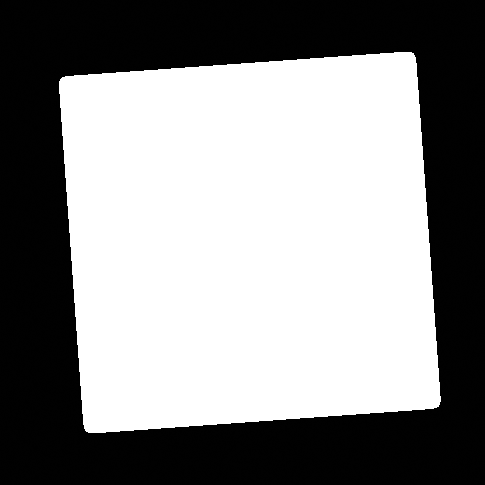
#> input picture images_depth/000000_rgb.png, 485 x 485 px; its folder holds 4 pictures in this run
$ python process_depth.py
#> lines starting #> are read from the running program, lines starting #| are printed output that depends on the picture
import cv2
import numpy as np
import os
import numpy as np
import argparse

def process_depth(image_filename, directory):
    ''' Produces a mask of a depth image by thresholding '''
#> called with image_filename = '000000_rgb.png', directory = 'images_depth'
    img = cv2.imread('./%s/%s'%(directory, image_filename)).copy()
#> img is the input picture: shape (485, 485, 3); min 0, max 255, mean 139.4
    mask = cv2.imread('./%s/%s'%('image_masks', image_filename.replace('rgb', 'visible_mask'))).copy()
    inverted = 255 - img
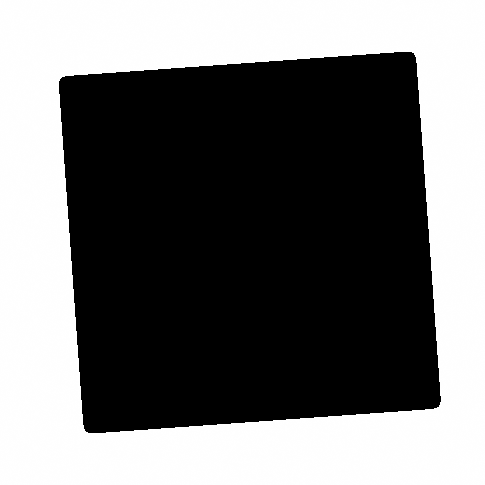
#> inverted: shape (485, 485, 3); min 0, max 255, mean 115.6

    # Uncomment for darkening
    #darkened = np.double(inverted) - np.random.randint(40, 90)
    #darkened[np.where((darkened < 0))] = 0
    #darkened = np.uint8(darkened)
    #inverted = darkened

    cv2.imshow("img", inverted)
    cv2.waitKey(0)
    #mask_filename = image_filename.replace('visible_mask', 'mask')
    #cv2.imwrite('image_masks/{}'.format(mask_filename), mask)

if __name__ == '__main__':
    parser = argparse.ArgumentParser()
    parser.add_argument('-d', '--dir', type=str, default='images_depth')
    args = parser.parse_args()
    for filename in os.listdir('./{}'.format(args.dir)):
    	print("Masking %s" % filename)
    	process_depth(filename, args.dir)
#> pass 2 of the loop `for filename in os.listdir('./{}'.format(args.dir)):`:
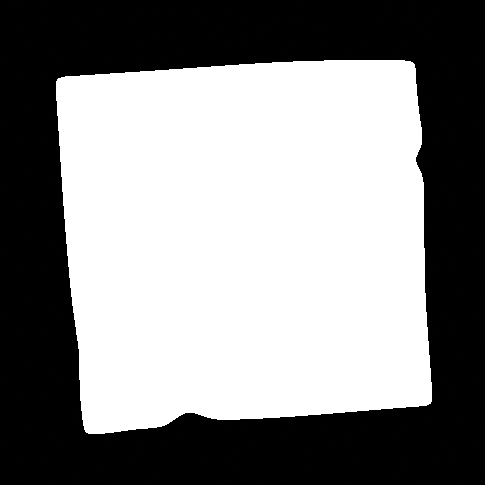
#> input picture images_depth/000001_rgb.png, 485 x 485 px
#> in process_depth, img is the input picture: shape (485, 485, 3); min 0, max 255, mean 136.5
#> in process_depth (call 2), `inverted = 255 - img`:
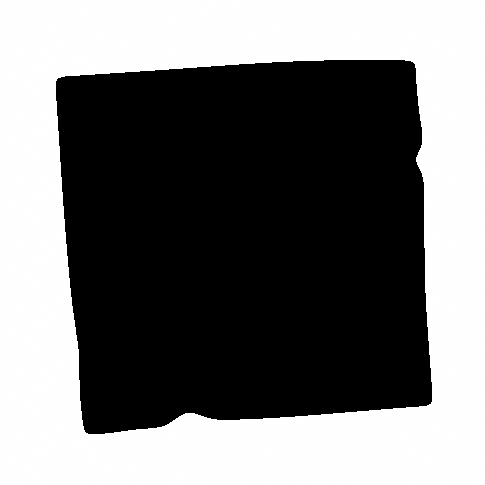
#> inverted: shape (485, 485, 3); min 0, max 255, mean 118.5
#> pass 3 of the loop `for filename in os.listdir('./{}'.format(args.dir)):`:
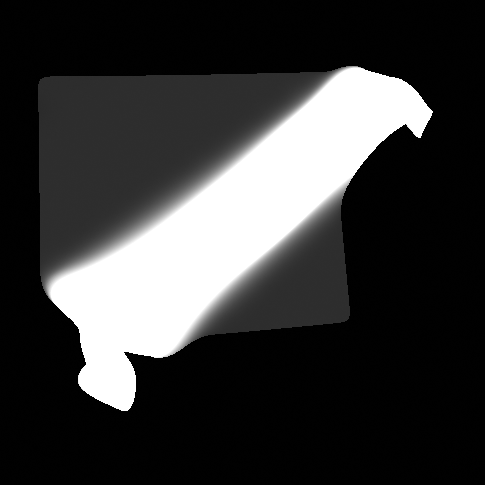
#> input picture images_depth/000002_rgb.png, 485 x 485 px
#> in process_depth, img is the input picture: shape (485, 485, 3); min 0, max 255, mean 56.6
#> in process_depth (call 3), `inverted = 255 - img`:
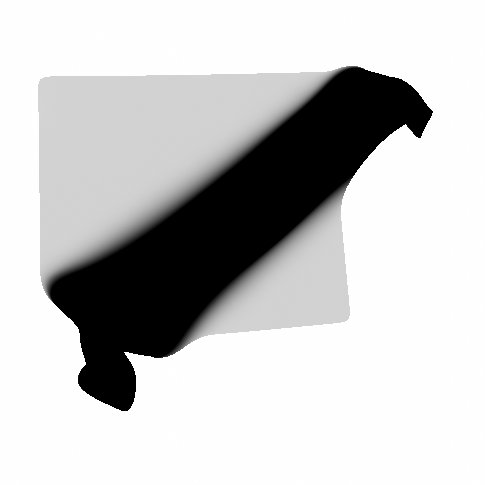
#> inverted: shape (485, 485, 3); min 0, max 255, mean 198.4
#> (the run stopped early here; a loop or call above may not have finished)
